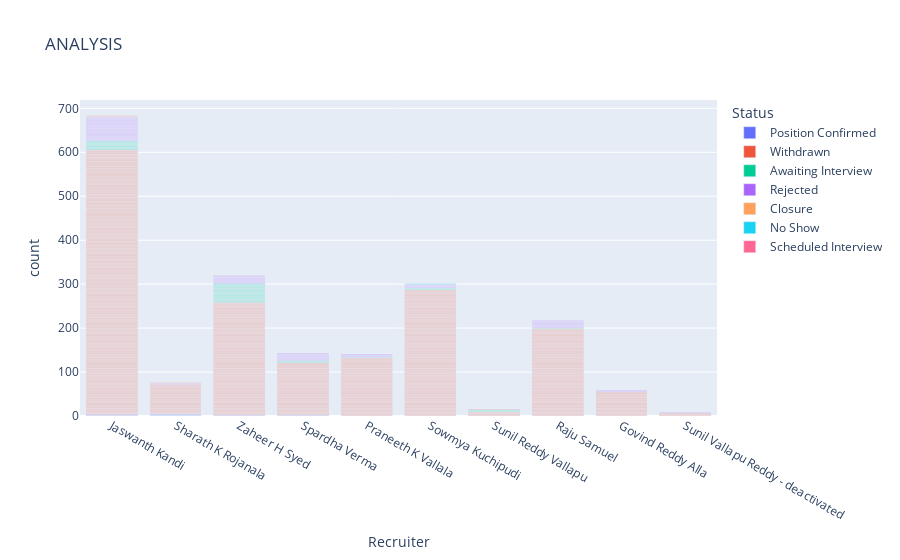

Here is the notebook cell this chart was saved with:
### Code cell
sd = pd.read_excel('BOOK.xlsx')
sd['Date Of Activity'] = pd.to_datetime(sd['Date Of Activity']) 
start_date= '2020-07-07'
end_date= '2021-07-07'
mask = (sd['Date Of Activity'] > start_date) & (sd['Date Of Activity']  <= end_date)
gh=sd.loc[mask]
fig = px.bar(gh, x="Recruiter",color="Status", title="ANALYSIS")
fig.show()
# ANALYSIS FROM "2020-JULY-07" TO "2021-JULY-07"

### Figure 1 — Plotly figure (JSON) as saved in the notebook; plotly's stock layout.template omitted (floating-point values rounded to 4 significant figures; data arrays with more than 128 entries replaced by an {"elided": "..."} marker saying what was removed)
{"data": [{"alignmentgroup": "True", "hovertemplate": "Status=Position Confirmed<br>Recruiter=%{x}<br>count=%{y}<extra></extra>", "legendgroup": "Position Confirmed", "marker": {"color": "#636efa", "pattern": {"shape": ""}}, "name": "Position Confirmed", "offsetgroup": "Position Confirmed", "orientation": "v", "showlegend": true, "textposition": "auto", "type": "bar", "x": ["Jaswanth Kandi", "Jaswanth Kandi", "Jaswanth Kandi", "Jaswanth Kandi", "Sharath K Rojanala", "Zaheer H Syed", "Zaheer H Syed", "Spardha Verma", "Sharath K Rojanala", "Sharath K Rojanala", "Spardha Verma", "Sharath K Rojanala", "Spardha Verma", "Sharath K Rojanala"], "xaxis": "x", "y": [1, 1, 1, 1, 1, 1, 1, 1, 1, 1, 1, 1, 1, 1], "yaxis": "y"}, {"alignmentgroup": "True", "hovertemplate": "Status=Withdrawn<br>Recruiter=%{x}<br>count=%{y}<extra></extra>", "legendgroup": "Withdrawn", "marker": {"color": "#EF553B", "pattern": {"shape": ""}}, "name": "Withdrawn", "offsetgroup": "Withdrawn", "orientation": "v", "showlegend": true, "textposition": "auto", "type": "bar", "x": {"elided": "1734 str values"}, "xaxis": "x", "y": {"elided": "1734 int values"}, "yaxis": "y"}, {"alignmentgroup": "True", "hovertemplate": "Status=Awaiting Interview<br>Recruiter=%{x}<br>count=%{y}<extra></extra>", "legendgroup": "Awaiting Interview", "marker": {"color": "#00cc96", "pattern": {"shape": ""}}, "name": "Awaiting Interview", "offsetgroup": "Awaiting Interview", "orientation": "v", "showlegend": true, "textposition": "auto", "type": "bar", "x": ["Jaswanth Kandi", "Jaswanth Kandi", "Jaswanth Kandi", "Jaswanth Kandi", "Jaswanth Kandi", "Jaswanth Kandi", "Jaswanth Kandi", "Jaswanth Kandi", "Jaswanth Kandi", "Jaswanth Kandi", "Jaswanth Kandi", "Jaswanth Kandi", "Jaswanth Kandi", "Jaswanth Kandi", "Jaswanth Kandi", "Jaswanth Kandi", "Jaswanth Kandi", "Jaswanth Kandi", "Jaswanth Kandi", "Jaswanth Kandi", "Praneeth K Vallala", "Jaswanth Kandi", "Sunil Reddy Vallapu", "Sunil Reddy Vallapu", "Sunil Reddy Vallapu", "Sunil Reddy Vallapu", "Sunil Reddy Vallapu", "Zaheer H Syed", "Zaheer H Syed", "Zaheer H Syed", "Zaheer H Syed", "Zaheer H Syed", "Zaheer H Syed", "Zaheer H Syed", "Zaheer H Syed", "Zaheer H Syed", "Zaheer H Syed", "Zaheer H Syed", "Zaheer H Syed", "Zaheer H Syed", "Zaheer H Syed", "Zaheer H Syed", "Zaheer H Syed", "Zaheer H Syed", "Zaheer H Syed", "Zaheer H Syed", "Zaheer H Syed", "Zaheer H Syed", "Zaheer H Syed", "Zaheer H Syed", "Zaheer H Syed", "Zaheer H Syed", "Zaheer H Syed", "Zaheer H Syed", "Zaheer H Syed", "Zaheer H Syed", "Zaheer H Syed", "Zaheer H Syed", "Zaheer H Syed", "Zaheer H Syed", "Zaheer H Syed", "Zaheer H Syed", "Zaheer H Syed", "Zaheer H Syed", "Zaheer H Syed", "Zaheer H Syed", "Zaheer H Syed", "Zaheer H Syed", "Zaheer H Syed", "Zaheer H Syed", "Sunil Reddy Vallapu", "Sowmya Kuchipudi", "Sowmya Kuchipudi", "Raju Samuel", "Sowmya Kuchipudi", "Sowmya Kuchipudi", "Spardha Verma", "Spardha Verma", "Spardha Verma", "Spardha Verma", "Spardha Verma"], "xaxis": "x", "y": [1, 1, 1, 1, 1, 1, 1, 1, 1, 1, 1, 1, 1, 1, 1, 1, 1, 1, 1, 1, 1, 1, 1, 1, 1, 1, 1, 1, 1, 1, 1, 1, 1, 1, 1, 1, 1, 1, 1, 1, 1, 1, 1, 1, 1, 1, 1, 1, 1, 1, 1, 1, 1, 1, 1, 1, 1, 1, 1, 1, 1, 1, 1, 1, 1, 1, 1, 1, 1, 1, 1, 1, 1, 1, 1, 1, 1, 1, 1, 1, 1], "yaxis": "y"}, {"alignmentgroup": "True", "hovertemplate": "Status=Rejected<br>Recruiter=%{x}<br>count=%{y}<extra></extra>", "legendgroup": "Rejected", "marker": {"color": "#ab63fa", "pattern": {"shape": ""}}, "name": "Rejected", "offsetgroup": "Rejected", "orientation": "v", "showlegend": true, "textposition": "auto", "type": "bar", "x": {"elided": "129 str values"}, "xaxis": "x", "y": {"elided": "129 int values"}, "yaxis": "y"}, {"alignmentgroup": "True", "hovertemplate": "Status=Closure<br>Recruiter=%{x}<br>count=%{y}<extra></extra>", "legendgroup": "Closure", "marker": {"color": "#FFA15A", "pattern": {"shape": ""}}, "name": "Closure", "offsetgroup": "Closure", "orientation": "v", "showlegend": true, "textposition": "auto", "type": "bar", "x": ["Jaswanth Kandi", "Sowmya Kuchipudi", "Zaheer H Syed", "Sharath K Rojanala"], "xaxis": "x", "y": [1, 1, 1, 1], "yaxis": "y"}, {"alignmentgroup": "True", "hovertemplate": "Status=No Show<br>Recruiter=%{x}<br>count=%{y}<extra></extra>", "legendgroup": "No Show", "marker": {"color": "#19d3f3", "pattern": {"shape": ""}}, "name": "No Show", "offsetgroup": "No Show", "orientation": "v", "showlegend": true, "textposition": "auto", "type": "bar", "x": ["Sowmya Kuchipudi"], "xaxis": "x", "y": [1], "yaxis": "y"}, {"alignmentgroup": "True", "hovertemplate": "Status=Scheduled Interview<br>Recruiter=%{x}<br>count=%{y}<extra></extra>", "legendgroup": "Scheduled Interview", "marker": {"color": "#FF6692", "pattern": {"shape": ""}}, "name": "Scheduled Interview", "offsetgroup": "Scheduled Interview", "orientation": "v", "showlegend": true, "textposition": "auto", "type": "bar", "x": ["Sunil Reddy Vallapu"], "xaxis": "x", "y": [1], "yaxis": "y"}], "layout": {"barmode": "relative", "legend": {"title": {"text": "Status"}, "tracegroupgap": 0}, "title": {"text": "ANALYSIS"}, "xaxis": {"anchor": "y", "domain": [0, 1], "title": {"text": "Recruiter"}}, "yaxis": {"anchor": "x", "domain": [0, 1], "title": {"text": "count"}}}}
